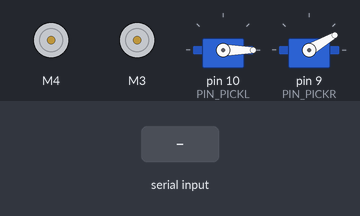
Recording of a sketch running on a simulated Arduino Uno, built with avr-gcc and run on an emulated ATmega328P. On the bench: 2 × DC motor (green arrow = forward, orange = backward, longer = faster), 2 × servo. Inputs (shaded band) come from the test bench. What the sketch prints to the serial monitor is not drawn.

Above: at 1.2 s.
1.3 s: "TEST:150\n" received over Serial
At 2.5 s:
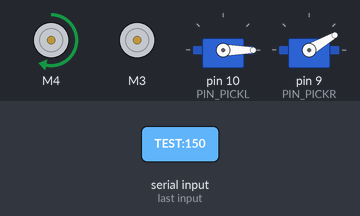
2.8 s: "MOVE:1\n" received over Serial
4.3 s: "MOVE" received over Serial
Timing chart, 0 to 7.3 s (numbered marks = the images above; inputs shaded):
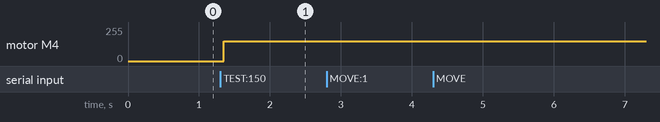

The sketch:

ESP32CamRobotMotors.ino
```cpp
// (licence header left out)
#include <AFMotor.h>
#include <ArduinoSTL.h> //install arduinoSTL
#include <Servo.h>

#define DEBUG
#define PIN_PICKL 10
#define PIN_PICKR 9

AF_DCMotor motor[2] = {AF_DCMotor(4,MOTOR34_8KHZ),AF_DCMotor(3,MOTOR34_8KHZ)};
Servo servoPickL;
Servo servoPickR;

const float FORCE_Y = 1.5f;
const float FORCE_X = 0.8f;

std::vector<String> splitString(String data, String delimiter);
void setSpeed(int ax, int ay);

void setup() {
  // put your setup code here, to run once:
  Serial.begin(115200);
  Serial.setTimeout(50);
  motor[0].run(RELEASE);
  motor[1].run(RELEASE);
  setMotor(0, 0) ;
  setMotor(1, 0) ;
  servoPickL.attach(PIN_PICKL);
  servoPickR.attach(PIN_PICKR);
  servoPickL.write(0);
  servoPickR.write(30);
}

void loop() {
  if (Serial.available()) {
    String data = Serial.readString();
    if(data.indexOf("MOVE")!=-1){
      String posVals = getValue(data,':',1);
      std::vector<String> vposVals = splitString(posVals, ",");
      Serial.println(data);
      if(vposVals.size() != 2){
        return;
      }
      int x = vposVals[0].toInt();
      int y = vposVals[1].toInt();
      setSpeed(x,y);
    }else if(data.indexOf("TEST")!=-1){
      String motorVals = getValue(data,':',1);
      std::vector<String> vMotorVals = splitString(motorVals, ",");
      for (int i = 0; i < vMotorVals.size(); i++){
        // Serial.println(vMotorVals[i]);
        if (i>2) break;
        setMotor(i, vMotorVals[i].toInt()) ;
      }
    }else if(data.indexOf("PICK")!=-1){
      String pickValue = getValue(data,':',1);
      if(pickValue.indexOf("ON")!=-1){
      servoPickL.write(30);
      servoPickR.write(0);
      }else if(pickValue.indexOf("OFF")!=-1){
        servoPickL.write(0);
        servoPickR.write(30);
      }
    }
  }
}

void setSpeed(int Vx, int Vy){
  float f1 = FORCE_Y*Vy-FORCE_X*Vx;
  float f2 = FORCE_Y*Vy+FORCE_X*Vx;
  int pwm0 = int(f1)>180 ? 180 : int(f1);
  int pwm1 = int(f2)>180 ? 180 : int(f2);
  setMotor(0, pwm0);
  setMotor(1, pwm1);
  String motors = String("Motors: ") + String(Vx) + String(",") + String(Vy) + String(",") + String(pwm0) + String(",")+ String(pwm1);
  Serial.println(motors);
}

void setMotor(int indx, int val)
{
    motor[indx].setSpeed(abs(val));
    if(val>0){
      motor[indx].run(FORWARD);
    }else{
      motor[indx].run(BACKWARD);
    }
}

String getValue(String data, char separator, int index)
{
    int found = 0;
    int strIndex[] = { 0, -1 };
    int maxIndex = data.length() - 1;

    for (int i = 0; i <= maxIndex && found <= index; i++) {
        if (data.charAt(i) == separator || i == maxIndex) {
            found++;
            strIndex[0] = strIndex[1] + 1;
            strIndex[1] = (i == maxIndex) ? i+1 : i;
        }
    }
    return found > index ? data.substring(strIndex[0], strIndex[1]) : "";
}

std::vector<String> splitString(String data, String delimiter){
    std::vector<String> ret;
    // initialize first part (string, delimiter)
    char* ptr = strtok(data.c_str(), delimiter.c_str());

    while(ptr != NULL) {
        ret.push_back(String(ptr));
        // create next part
        ptr = strtok(NULL, delimiter.c_str());
    }
    return ret;
}
```

Measured:
- after the input at 1.3 s, motor M4: stopped → forward 150/255 after 0.05 s
- after the input at 2.8 s, every drawn part: stays the same
- after the input at 4.3 s, every drawn part: stays the same
